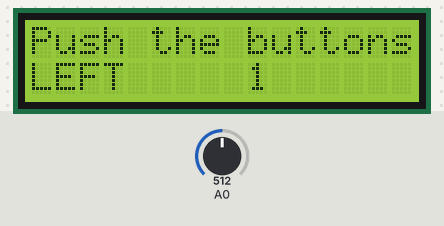
A sketch run on a simulated Arduino Uno, built with avr-gcc and run on an emulated ATmega328P. On the bench: 16×2 character LCD. Inputs (shaded band) come from the test bench; at power-on: A0 = 512. What the sketch prints to the serial monitor is not drawn.

Above: at 1.2 s.
1.3 s: A0 set to 390
4.3 s: A0 set to 365
At 5.3 s:
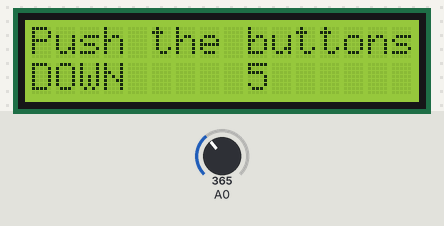
7.3 s: A0 set to 206
9.5 s: A0 set to 183
At 10.8 s:
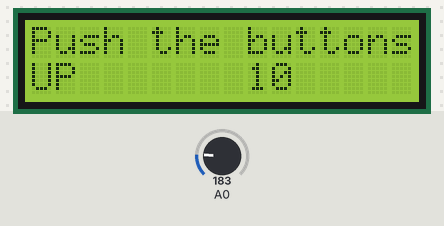
12.5 s: A0 set to 53
Timing chart, 0 to 13.6 s (numbered marks = the images above; inputs shaded):
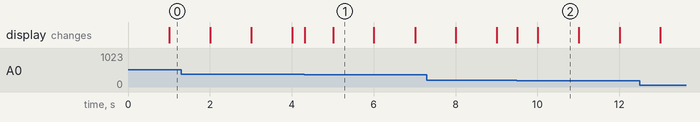

The sketch:

LCDSheild.ino
```cpp
//Sample using LiquidCrystal library
#include <LiquidCrystal.h>

/*******************************************************

This program will test the LCD panel and the buttons
Mark Bramwell, July 2010

********************************************************/

// select the pins used on the LCD panel
LiquidCrystal lcd(8, 9, 4, 5, 6, 7);

// define some values used by the panel and buttons
int lcd_key     = 0;
int adc_key_in  = 0;
#define btnRIGHT  0
#define btnUP     1
#define btnDOWN   2
#define btnLEFT   3
#define btnSELECT 4
#define btnNONE   5

// read the buttons
int read_LCD_buttons()
{
 adc_key_in = analogRead(0);      // read the value from the sensor
 // my buttons when read are centered at these valies: 0, 144, 329, 504, 741
 // we add approx 50 to those values and check to see if we are close
 if (adc_key_in > 1000) return btnNONE; // We make this the 1st option for speed reasons since it will be the most likely result
 // For V1.1 us this threshold
 /*
 if (adc_key_in < 50)   return btnRIGHT;
 if (adc_key_in < 250)  return btnUP;
 if (adc_key_in < 450)  return btnDOWN;
 if (adc_key_in < 650)  return btnLEFT;
 if (adc_key_in < 850)  return btnSELECT;
*/
 // For V1.0 comment the other threshold and use the one below:

 if (adc_key_in < 50)   return btnRIGHT;
 if (adc_key_in < 195)  return btnUP;
 if (adc_key_in < 380)  return btnDOWN;
 if (adc_key_in < 555)  return btnLEFT;
 if (adc_key_in < 790)  return btnSELECT;

 return btnNONE;  // when all others fail, return this...
}

void setup()
{
 Serial.begin(9600);
 lcd.begin(16, 2);              // start the library
 lcd.setCursor(0,0);
 lcd.print("Push the buttons"); // print a simple message
}

void loop()
{
 lcd.setCursor(9,1);            // move cursor to second line "1" and 9 spaces over
 lcd.print(millis()/1000);      // display seconds elapsed since power-up


 lcd.setCursor(0,1);            // move to the begining of the second line
 lcd_key = read_LCD_buttons();  // read the buttons

 switch (lcd_key)               // depending on which button was pushed, we perform an action
 {
   case btnRIGHT:
     {
     lcd.print("RIGHT ");
     Serial.println("RIGHT");
     break;
     }
   case btnLEFT:
     {
     lcd.print("LEFT   ");
     Serial.println("LEFT");
     break;
     }
   case btnUP:
     {
     lcd.print("UP    ");
     Serial.println("UP");
     break;
     }
   case btnDOWN:
     {
     lcd.print("DOWN  ");
     Serial.println("DOWN");
     break;
     }
   case btnSELECT:
     {
     lcd.print("SELECT");
     break;
     }
     case btnNONE:
     {
     lcd.print("NONE  ");
     break;
     }
 }

}
```

Measured:
- the behaviour switches between 380 and 379 on A0 (found by bisection; images 0 and 1)
- the behaviour switches between 195 and 194 on A0 (found by bisection; images 1 and 2)
- after the input at 4.3 s, the display: first changes at once (image 1 shows a later state)
- after the input at 9.5 s, the display: first changes at once (image 2 shows a later state)
- what the display in image 1 shows lasts 1.0 s, from 5.0 s to 6.0 s
